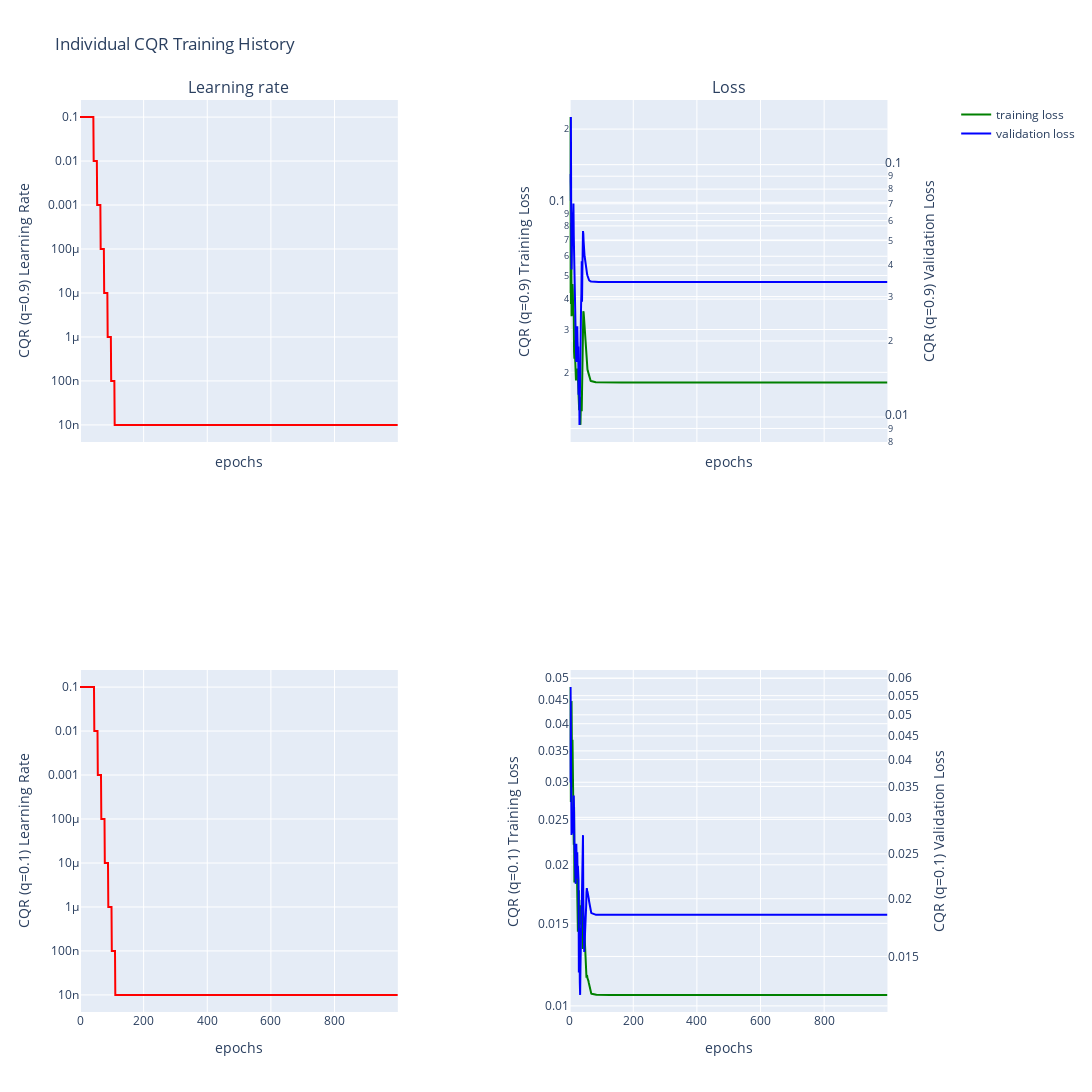

Source (notebook cell):
### Markdown cell above
# quantile regression
Here qunatile regression is done to bound the errors with confidence values

### Code cell
dm.train_individual_qr(alpha=0.2, hidden_layers=[10], batch_size=320)
dm.cqr.plot_qr_training_history_plotly()

### Figure 1 — Plotly figure (JSON) as saved in the notebook; plotly's stock layout.template omitted (floating-point values rounded to 4 significant figures; data arrays with more than 128 entries replaced by an {"elided": "..."} marker saying what was removed)
{"data": [{"line": {"color": "red"}, "mode": "lines", "name": "learning rate", "showlegend": false, "type": "scatter", "x": {"elided": "1000 int values"}, "xaxis": "x", "y": {"elided": "1000 float values"}, "yaxis": "y"}, {"line": {"color": "green"}, "mode": "lines", "name": "training loss", "showlegend": true, "type": "scatter", "x": {"elided": "1000 int values"}, "xaxis": "x2", "y": {"elided": "1000 float values"}, "yaxis": "y2"}, {"line": {"color": "blue"}, "mode": "lines", "name": "validation loss", "showlegend": true, "type": "scatter", "x": {"elided": "1000 int values"}, "xaxis": "x2", "y": {"elided": "1000 float values"}, "yaxis": "y3"}, {"line": {"color": "red"}, "mode": "lines", "name": "learning rate", "showlegend": false, "type": "scatter", "x": {"elided": "1000 int values"}, "xaxis": "x3", "y": {"elided": "1000 float values"}, "yaxis": "y4"}, {"line": {"color": "green"}, "mode": "lines", "name": "training loss", "showlegend": false, "type": "scatter", "x": {"elided": "1000 int values"}, "xaxis": "x4", "y": {"elided": "1000 float values"}, "yaxis": "y5"}, {"line": {"color": "blue"}, "mode": "lines", "name": "validation loss", "showlegend": false, "type": "scatter", "x": {"elided": "1000 int values"}, "xaxis": "x4", "y": {"elided": "1000 float values"}, "yaxis": "y6"}], "layout": {"annotations": [{"font": {"size": 16}, "showarrow": false, "text": "Learning rate", "x": 0.185, "xanchor": "center", "xref": "paper", "y": 1, "yanchor": "bottom", "yref": "paper"}, {"font": {"size": 16}, "showarrow": false, "text": "Loss", "x": 0.755, "xanchor": "center", "xref": "paper", "y": 1, "yanchor": "bottom", "yref": "paper"}], "height": 1400, "title": {"text": "Individual CQR Training History"}, "width": 1800, "xaxis": {"anchor": "y", "domain": [0, 0.37], "matches": "x3", "showticklabels": false, "title": {"text": "epochs"}}, "xaxis2": {"anchor": "y2", "domain": [0.57, 0.94], "matches": "x4", "showticklabels": false, "title": {"text": "epochs"}}, "xaxis3": {"anchor": "y4", "domain": [0, 0.37], "title": {"text": "epochs"}}, "xaxis4": {"anchor": "y5", "domain": [0.57, 0.94], "title": {"text": "epochs"}}, "yaxis": {"anchor": "x", "domain": [0.625, 1], "title": {"text": "CQR (q=0.9)\nLearning Rate"}, "type": "log"}, "yaxis2": {"anchor": "x2", "domain": [0.625, 1], "title": {"text": "CQR (q=0.9)\nTraining Loss"}, "type": "log"}, "yaxis3": {"anchor": "x2", "overlaying": "y2", "side": "right", "title": {"text": "CQR (q=0.9)\nValidation Loss"}, "type": "log"}, "yaxis4": {"anchor": "x3", "domain": [0, 0.375], "title": {"text": "CQR (q=0.1)\nLearning Rate"}, "type": "log"}, "yaxis5": {"anchor": "x4", "domain": [0, 0.375], "title": {"text": "CQR (q=0.1)\nTraining Loss"}, "type": "log"}, "yaxis6": {"anchor": "x4", "overlaying": "y5", "side": "right", "title": {"text": "CQR (q=0.1)\nValidation Loss"}, "type": "log"}}}
